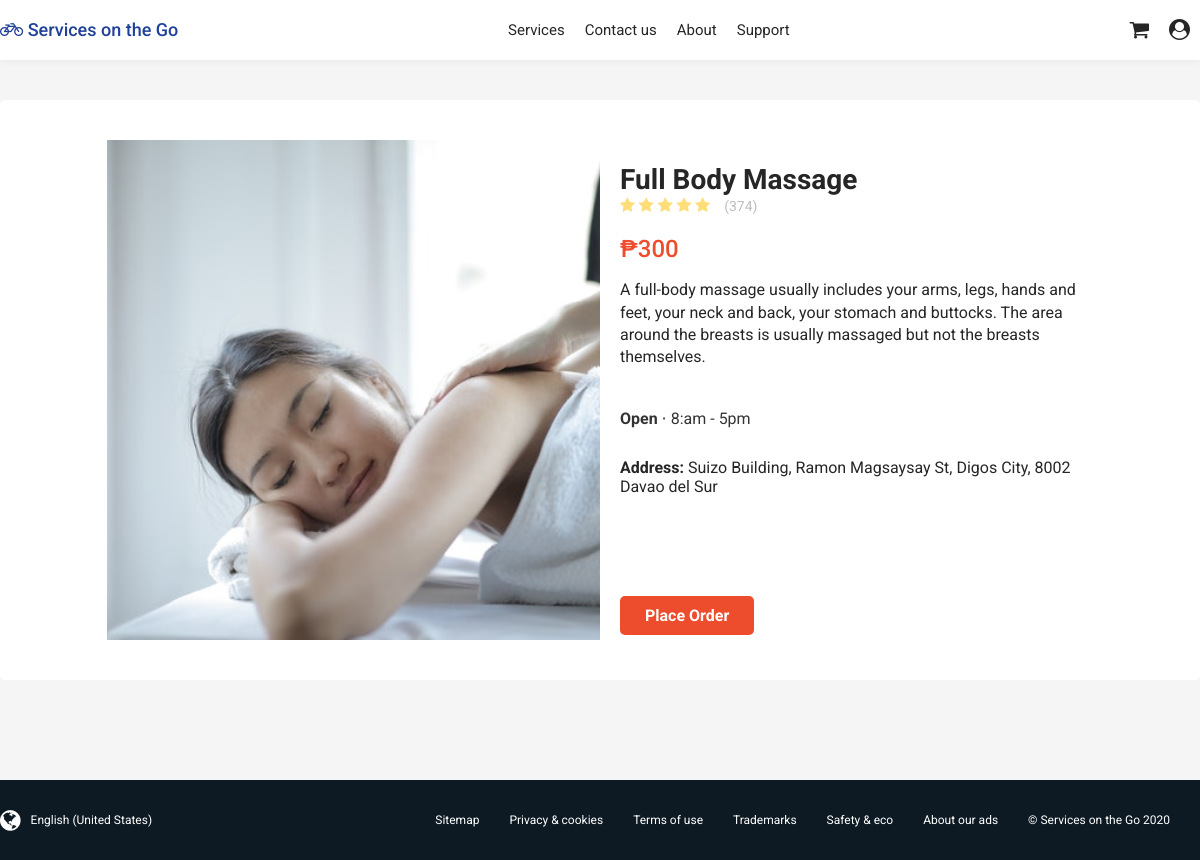
Screenshot of /views/detail.php?id=132 (signed in) with the database file from the repository.
### tables this page shows
CREATE TABLE `tblservices` (
  `IDServices` int(11) NOT NULL,
  `Username` varchar(100) NOT NULL,
  `Company_Name` varchar(45) NOT NULL,
  `Services_Title` longtext NOT NULL,
  `Services_Desc` longtext NOT NULL,
  `Services_Img` longtext NOT NULL,
  `category` varchar(255) NOT NULL,
  `subcategory` varchar(255) NOT NULL,
  `latitude` varchar(255) NOT NULL,
  `longtitude` varchar(255) NOT NULL,
  `price` int(11) NOT NULL,
  `address` varchar(255) NOT NULL
);

### views/detail.php (the view, shortened to what this page needs)
<!DOCTYPE html>
<html lang="en">
<head>
	<link rel="stylesheet" type="text/css" href="../css/style.css">
	<link rel="stylesheet" type="text/css" href="../css/detail.css">
	<link rel="stylesheet" href="https://cdnjs.cloudflare.com/ajax/libs/font-awesome/4.7.0/css/font-awesome.min.css">
</head>
<body>
	<nav class="main-nav">
		<div class="main-nav-inner">
			<a href="index.php">
				<label class="logo"><i class="fa fa-bicycle"></i> Services on the Go</label>
			</a>
			<ul class="main-menu">
				<li><a href="category.php">Services</a></li>
				<li><a href="#">Contact us</a></li>
				<li><a href="#">About</a></li>
				<li><a href="#">Support</a></li>
			</ul>
			<ul class="right-menu">
				<li><a href="#"><i class="fa fa-shopping-cart"></i></a></li>
				<li><a href="#"><i class="fa fa-user-circle"></i></a></li>
			</ul>
		</div>
	</nav>
	<section class="section-detail">
		<div class="section-detail-inner">
			<?php
				include('../php/connect.php');
				if(isset($_GET['id'])) {
					$sql = "SELECT * FROM `tblservices` WHERE IDServices = " . $_GET['id'];
					$result = $conn->query($sql);
					if ($result->num_rows > 0) {
						$row = $result->fetch_assoc();
					}
				}
			?>
			<div class="detail-image"
				style="background-image: url('../assets/images/services/<?php echo $row['Services_Img']; ?>')"
			></div>
			<div class="detail-info">
				<div>
					<h2><?php echo $row['Services_Title']; ?></h2>
					<div class="ratings">
						<div>
							<div class="stars-div">
								<label class="stars">
									<i class="fa fa-star"></i>
									<i class="fa fa-star"></i>
									<i class="fa fa-star"></i>
									<i class="fa fa-star"></i>
									<i class="fa fa-star"></i>
								</label>
								<span class="star-detail">(374)</span>
							</div>
							<p class="price">₱<?php echo $row["price"]; ?></p>
							<p class="category-detail"><?php echo $row["Services_Desc"]; ?></p>
							<span class="open"><b>Open</b> ⋅ 8:am - 5pm</span>
							<p><b>Address:</b> <?php echo $row["address"]; ?></p>
						</div>
					</div>
				</div>
				<div>
					<form method="post">
						<input type="submit" class="btn-order" value="Place Order">
					</form>
				</div>
			</div>
		</div>
	</section>
	<footer class="footer">
		<div class="footer-inner">
			<div>
				<i class="fa fa-globe fa-2x"></i> English (United States)
			</div>
			<ul>
				<li><a href="#">Sitemap</a></li>
				<li><a href="#">Privacy & cookies</a></li>
				<li><a href="#">Terms of use</a></li>
				<li><a href="#">Trademarks</a></li>
				<li><a href="#">Safety & eco</a></li>
				<li><a href="#">About our ads</a></li>
				<li><a href="#">&copy; Services on the Go 2020</a></li>
			</ul>
		</div>
	</footer>
</body>
</html>

### css/style.css (style rules this page uses)
body, ul, li { padding: 0; margin: 0; font-family: Roboto, sans-serif; }
ul { list-style-type: none; }
a { color: #262626; text-decoration: none; padding-bottom: 2px; }
.main-nav { z-index: 1; display: flex; width: 100%; position: fixed; top: 0; background: #fff; box-shadow: 0 1px 8px 0 rgba(0,0,0,0.06); }
.main-nav .logo { font-weight: 500; font-size: 18px; color: #204198; }
.main-nav-inner { width: 1200px; height: 60px; display: flex; align-items: center; justify-content: space-between; margin: 0 auto; font-size: 15px; }
.main-nav-inner ul { display: flex; }
.main-nav-inner ul li { padding: 0 10px; }
.main-nav-inner .right-menu li a i { font-size: 1.4em; }
.footer { background: #0D1A23; color: #fff; font-size: 12px; }
.footer .footer-inner { max-width: 1200px; height: 80px; margin: 0 auto; display: flex; align-items: center; justify-content: space-between; }
.footer div { display: flex; align-items: center; }
.footer-inner ul { display: flex; flex-wrap: wrap; }
.footer-inner div > i { margin-right: 10px; }
.footer ul li { margin-right: 30px; }
.footer ul li a { color: #fff; }

### css/detail.css (style rules this page uses)
body { background-color: #f5f5f5; }
.section-detail { max-width: 1200px; margin: 100px auto; padding: 40px 20px; background-color: #fff; border-radius: 5px; box-sizing: border-box; color: #262626; }
.section-detail .section-detail-inner { display: grid; max-width: 85%; margin: 0 auto; grid-template-columns: repeat(2, 1fr); }
.section-detail .detail-image { width: 100%; height: 500px; background-size: cover; background-position: center; }
.section-detail .detail-info { padding-left: 20px; box-sizing: border-box; display: flex; flex-direction: column; justify-content: space-between; }
.section-detail .detail-info h2 { font-size: 28px; margin-bottom: 0; }
.section-detail .category-detail { line-height: 1.4em; }
.section-detail p.price { font-size: 24px; font-weight: 500; color: #ee4d2d; padding: 0; margin: 0; }
.section-detail .stars-div { margin-bottom: 20px; }
.section-detail .detail-info .stars { color: #FFDD78; }
.section-detail .open { color: rgba(0,0,0,.8); margin-top: 40px; display: block; margin-bottom: 30px; }
.section-detail .detail-info .star-detail { font-size: 14px; margin-left: 10px; color: rgba(0,0,0,.26); }
.section-detail .btn-order { outline: none; background: #EE4D2D; font-family: Roboto, sans-serif; color: #fff; padding: 10px 25px; cursor: pointer; font-weight: bold; font-size: 16px; margin: 5px 0; border-radius: 5px; border: 0; display: inline-block; }

### rows the page displays
tblservices: Services_Img (picture), Services_Title "Full Body Massage", price "300", Services_Desc "A full-body massage usually includes your arms, legs, hands and feet, your neck and back, your stomach and buttocks. The area around the breasts is usually massaged but not the breasts themselves.", address "Suizo Building, Ramon Magsaysay St, Digos City, 8002 Davao del Sur"
